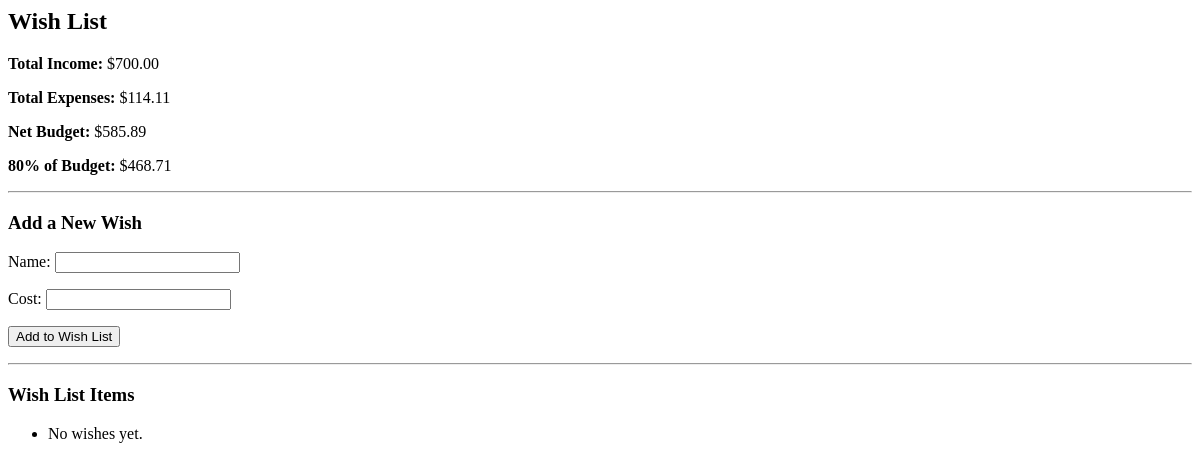
The app's page /wish-list/ (signed in), older data.
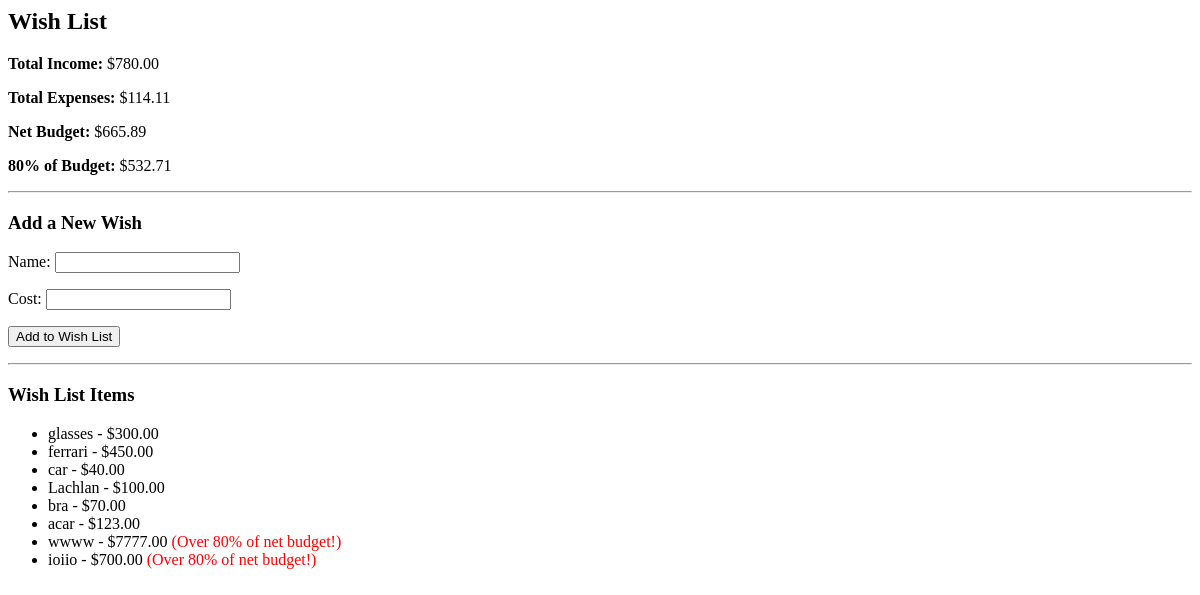
The same page, newer data.
### budgeting/models.py (models this page shows, shortened)
class WishItem(models.Model):
    user = models.ForeignKey(User, on_delete=models.CASCADE)
    name = models.CharField(max_length=100)
    cost = models.DecimalField(max_digits=10, decimal_places=2)

### budgeting/views.py (the view)
# urls.py: path('wish-list/', views.wish_list_view, name='wish_list'),
@login_required
def wish_list_view(request):
    wish_list = WishItem.objects.filter(user=request.user)
    form = WishForm(request.POST or None)
    transactions = Transaction.objects.filter(user=request.user)
    total_income = transactions.filter(category='Income').aggregate(Sum('amount'))['amount__sum'] or Decimal('0.00')
    total_expenses = transactions.filter(category='Expense').aggregate(Sum('amount'))['amount__sum'] or Decimal('0.00')
    net_budget = total_income - total_expenses
    eighty_percent_budget = net_budget * Decimal('0.8')
    if request.method == 'POST' and form.is_valid():
        wish = form.save(commit=False)
        wish.user = request.user
        wish.save()
        return redirect('wish_list')
    context = {
        'wish_list': wish_list,
        'form': form,
        'total_income': total_income,
        'total_expenses': total_expenses,
        'net_budget': net_budget,
        'eighty_percent_budget': eighty_percent_budget,
    }
    return render(request, 'wish_list.html', context)

### budgeting/forms.py
class WishForm(forms.ModelForm):
    class Meta:
        model = WishItem
        fields = ['name', 'cost']

### budgeting/templates/wish_list.html (shortened to what this page needs)
{% extends "base.html" %}
{% load math_filters %}
{% block content %}
  <h2>Wish List</h2>
  <p><strong>Total Income:</strong> ${{ total_income|floatformat:2 }}</p>
  <p><strong>Total Expenses:</strong> ${{ total_expenses|floatformat:2 }}</p>
  <p><strong>Net Budget:</strong> ${{ net_budget|floatformat:2 }}</p>
  <p><strong>80% of Budget:</strong> ${{ eighty_percent_budget|floatformat:2 }}</p>
  <hr>
  <h3>Add a New Wish</h3>
  <form method="POST">
    {{ form.as_p }}
    <button type="submit">Add to Wish List</button>
  </form>
  <hr>
  <h3>Wish List Items</h3>
  <ul>
  {% for wish in wish_list %}
    <li>
      {{ wish.name }} - ${{ wish.cost|floatformat:2 }}
      {% if wish.cost > eighty_percent_budget %}
        <span style="color: red;">(Over 80% of net budget!)</span>
      {% endif %}
    </li>
  {% empty %}
    <li>No wishes yet.</li>
  {% endfor %}
  </ul>
{% endblock %}

### budgeting/templates/base.html (shortened to what this page needs)
<html>
<head>
</head>
<body>
  {% block content %}{% endblock %}
</body>
</html>

Row changes from the older to the newer data that the page shows:
added WishItem: name "glasses", cost "300.00"
added WishItem: name "ferrari", cost "450.00"
added WishItem: name "car", cost "40.00"
added WishItem: name "Lachlan", cost "100.00"
added WishItem: name "bra", cost "70.00"
added WishItem: name "acar", cost "123.00"
added WishItem: name "wwww", cost "7777.00", shows "(Over 80% of net budget!)"
added WishItem: name "ioiio", cost "700.00", shows "(Over 80% of net budget!)"
Text that changed along with them:
{{ total_income|floatformat:2 }}: "700.00" → "780.00"
{{ net_budget|floatformat:2 }}: "585.89" → "665.89"
{{ eighty_percent_budget|floatformat:2 }}: "468.71" → "532.71"
text no longer shown: "No wishes yet."
